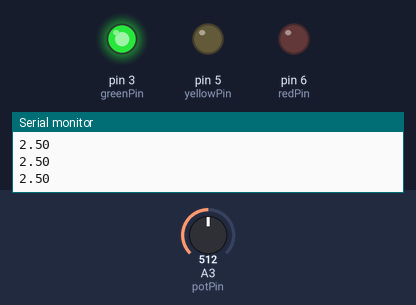
Simulated run of this sketch. Board: Arduino Uno, built with avr-gcc and run on an emulated ATmega328P. Shown: output pins drawn as LEDs (lit = HIGH), the last lines printed to the serial monitor. The test bench sets the inputs (shaded band); at power-on: A3 (potPin) = 512.

Above: at 1.2 s.
1.3 s: A3 (potPin) set to 605
2.8 s: A3 (potPin) set to 629
At 3.3 s:
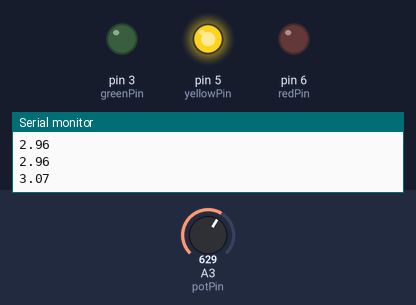
4.5 s: A3 (potPin) set to 806
6.0 s: A3 (potPin) set to 833
At 7.0 s:
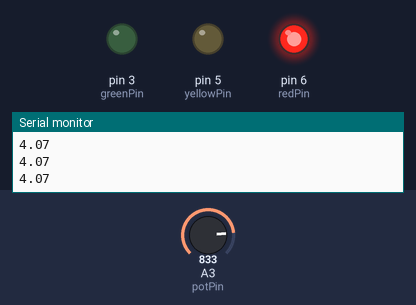
7.5 s: A3 (potPin) set to 716
At 8.2 s:
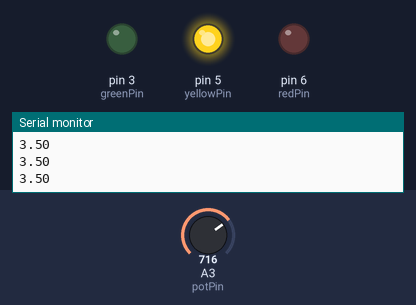
9.0 s: A3 (potPin) set to 900
At 9.5 s:
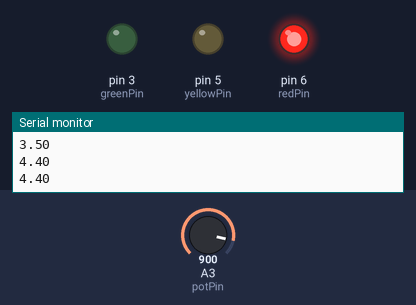
Timing chart, 0 to 11.5 s (numbered marks = the images above; inputs shaded):
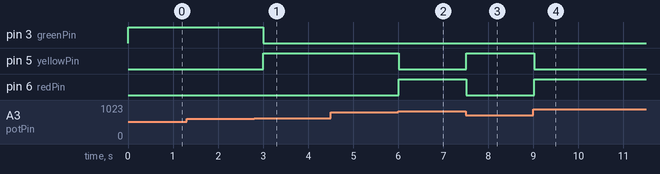

Measured:
- the behaviour switches between 613 and 614 on A3 (potPin) (found by bisection; images 0 and 1)
- the behaviour switches between 818 and 819 on A3 (potPin) (found by bisection; images 1 and 2)
- after the input at 2.8 s, pin 3 (greenPin): HIGH → LOW after 0.21 s; pin 5 (yellowPin): LOW → HIGH after 0.21 s
- after the input at 6.0 s, pin 5 (yellowPin): HIGH → LOW at once; pin 6 (redPin): LOW → HIGH at once
- after the input at 7.5 s, pin 5 (yellowPin): LOW → HIGH at once; pin 6 (redPin): HIGH → LOW at once
- after the input at 9.0 s, pin 5 (yellowPin): HIGH → LOW at once; pin 6 (redPin): LOW → HIGH at once

The sketch:

Potentiometer_Voltage_LED_Indicator.ino
```cpp
int greenPin=3;
int yellowPin=5;
int redPin=6;
int potPin=A3;
int readVal;
float Volt;
int waitTime=300;

void setup() {
  pinMode(greenPin,OUTPUT);
  pinMode(yellowPin,OUTPUT);
  pinMode(redPin,OUTPUT),
  pinMode(potPin,INPUT);
  Serial.begin(9600);
}

void loop() {
  readVal=analogRead(potPin);
  Volt=(5./1023.)*readVal;
  Serial.println(Volt);
  if (Volt < 3.) {
    digitalWrite(greenPin,HIGH);
    digitalWrite(yellowPin,LOW);
    digitalWrite(redPin,LOW);
  }
  if (Volt >= 3. && Volt <= 4.) {
    digitalWrite(greenPin,LOW);
    digitalWrite(yellowPin,HIGH);
    digitalWrite(redPin,LOW);
  }
  if (Volt > 4.) {
    digitalWrite(greenPin,LOW);
    digitalWrite(yellowPin,LOW);
    digitalWrite(redPin,HIGH);
  }
  delay(waitTime);
}
```
